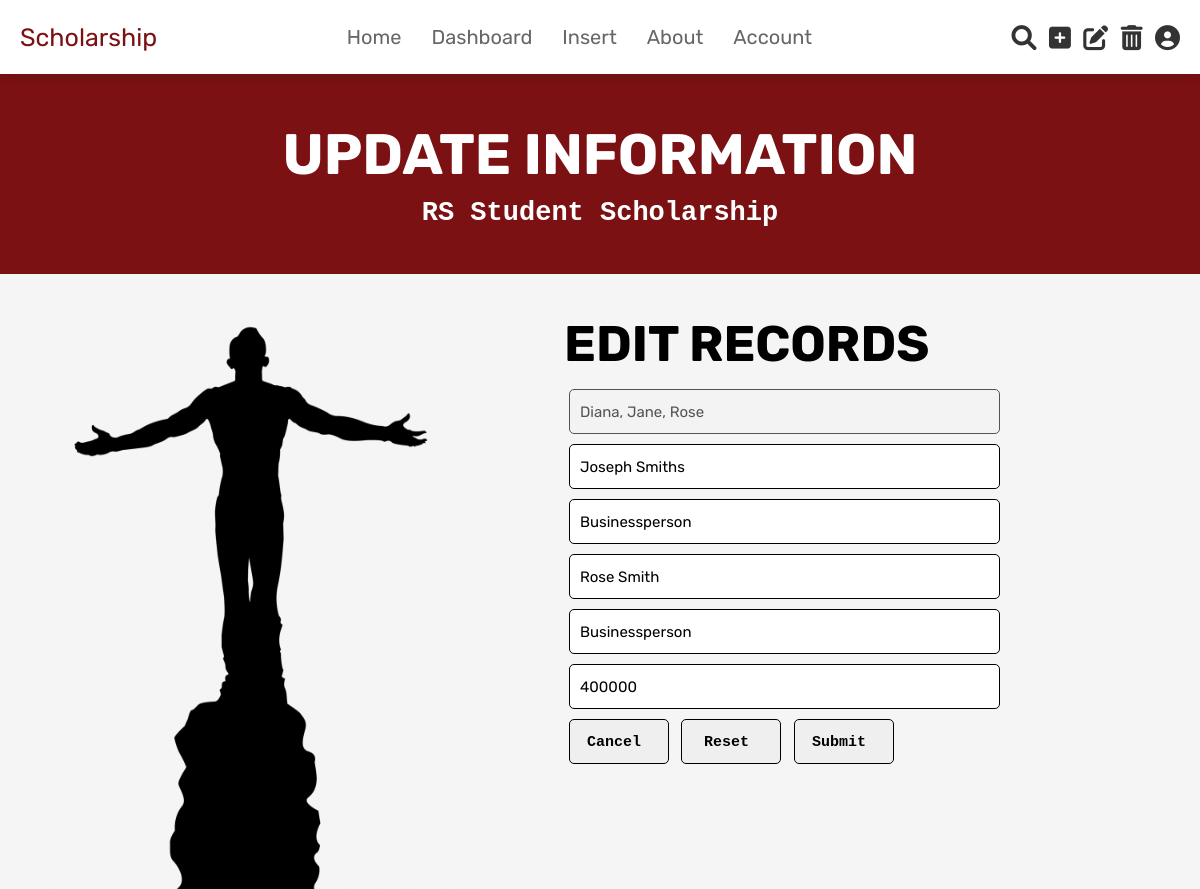
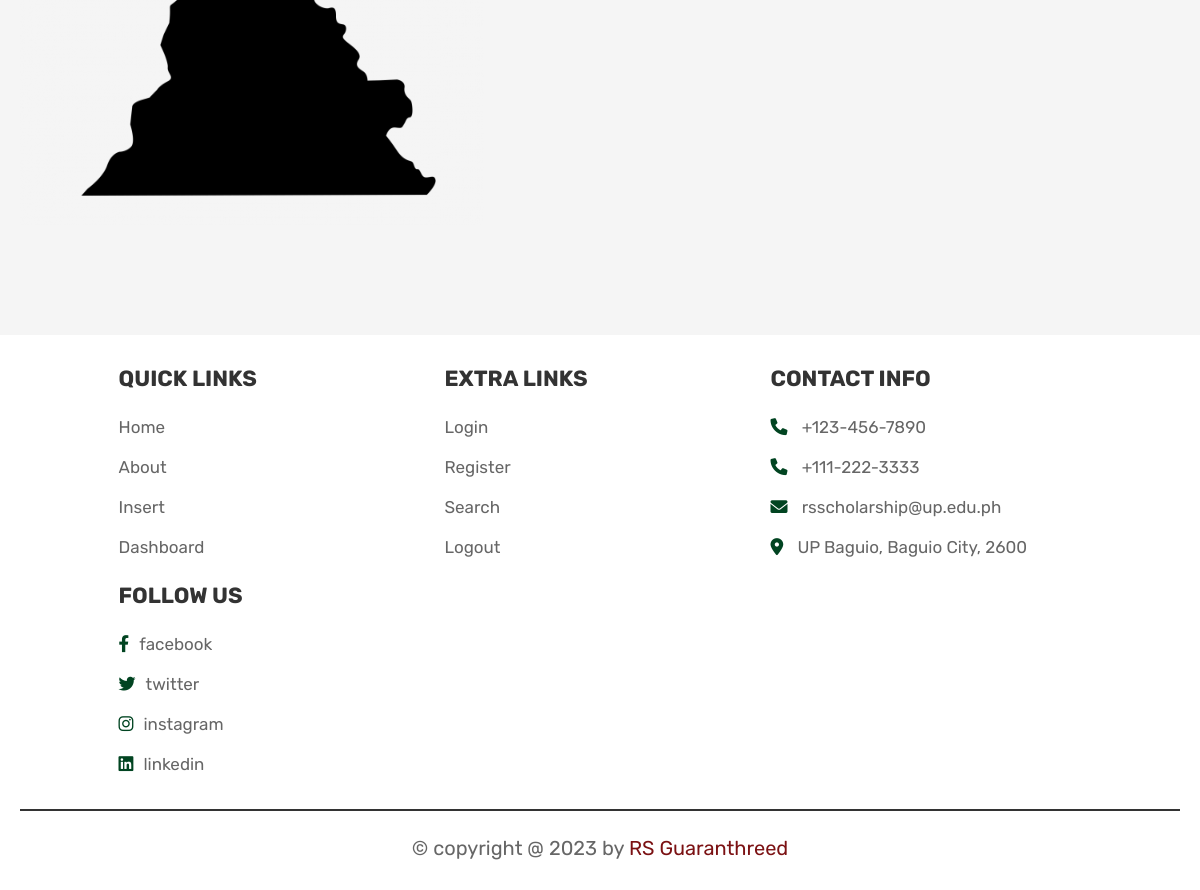
Screenshot of /updating-parents-info.php?edit=20184526 (signed in) with the database file from the repository (2 pictures, top to bottom).
### tables this page shows
CREATE TABLE `scholar_basic_info` (
  `Student_ID` int(10) NOT NULL,
  `last_name` varchar(30) NOT NULL,
  `given_name` varchar(30) NOT NULL,
  `middle_name` varchar(30) NOT NULL,
  `sex` varchar(10) NOT NULL,
  `birthdate` date NOT NULL,
  `citizenship` varchar(30) NOT NULL,
  `civil_status` varchar(30) NOT NULL,
  `permanent_address` varchar(100) NOT NULL,
  `present_address` varchar(100) NOT NULL,
  `email_address` varchar(100) NOT NULL,
  `mobile_number` varchar(11) NOT NULL
);

CREATE TABLE `studparents_occupation` (
  `Student_ID` int(10) NOT NULL,
  `father_name` varchar(50) NOT NULL,
  `father_occupation` varchar(50) NOT NULL,
  `mother_name` varchar(50) NOT NULL,
  `mother_occupation` varchar(50) NOT NULL,
  `annual_gross_salary` int(10) NOT NULL
);

### updating-parents-info.php (the view, shortened to what this page needs)
<!DOCTYPE html>
<html lang="en">
<head>
   <link rel="stylesheet" href="https://cdnjs.cloudflare.com/ajax/libs/font-awesome/6.0.0/css/all.min.css">
   <link rel="stylesheet" href="css/home_style.css">
</head>
<body>
    <?php @include 'header.php'; ?>
    <section class="heading">
    <h3>update information</h3 >
    <h4>RS Student Scholarship</h4>
    </section>
    <section class="update-content">
    <div class="update-container">
        <div class="update-left">
            <img class="up" src="images/oblation.png"/>
        </div>
        <?php
        if(isset($_GET['edit'])){
            $id = $_GET['edit'];
        }
        $query = "SELECT scholar_basic_info.Student_ID, last_name, given_name, middle_name,
                father_name, father_occupation, mother_name, mother_occupation, annual_gross_salary
                FROM `scholar_basic_info`
                JOIN `studparents_occupation` ON scholar_basic_info.Student_ID = studparents_occupation.Student_ID
                WHERE scholar_basic_info.Student_ID = '$id'";
        $result = mysqli_query($conn, $query) or die(mysqli_error($conn));
        while($rows = mysqli_fetch_array($result)){
            $lastname = $rows['last_name'];
            $givenname = $rows['given_name'];
            $middlename = $rows['middle_name'];
            $father_name = $rows['father_name'];
            $father_occupation = $rows['father_occupation'];
            $mother_name = $rows['mother_name'];
            $mother_occupation = $rows['mother_occupation'];
            $annual_gross_salary = $rows['annual_gross_salary'];
        }
  ?>
        <div class="update-right">
        <h1 class="edit-info">EDIT RECORDS</h1>
        <form method="POST" action="updated-parents-info.php">
        <div class="form-group">
        <input class="box" value="<?php echo $lastname. ', '. $givenname. ', '. $middlename;?>" disabled>
        </div>
        <div class="form-group">
        <input placeholder="Father's Name" name="father_name" class="box" value="<?php echo $father_name;?>">
        </div>
        <div class="form-group">
        <input placeholder="Father's Occupation" name="father_occupation" class="box" value="<?php echo $father_occupation;?>">
        </div>
        <div class="form-group">
        <input  placeholder="Mother's Name" name="mother_name" class="box" value="<?php echo $mother_name;?>">
        </div>
        <div class="form-group">
        <input placeholder="Mother's Occupation" name="mother_occupation" class="box" value="<?php echo $mother_occupation;?>">
        </div>
        <div class="form-group">
        <input  placeholder="Annual Gross Salary" name="annual_gross_salary" class="box" value="<?php echo $annual_gross_salary;?>">
        </div>
        <div class="form-group">
        <button type="button" class="button" onclick = "cancel()">Cancel</button>
        <input type="reset" class="button" value="Reset">
        <input type="submit" name="submit" class="button" value="Submit">
        </div>
        </form>
        </div>
    </div>
    </section>
<?php @include 'footer.php'; ?>
</body>
</html>

### css/home_style.css (style rules this page uses)
:root { --pink:#e84393; --red:#c0392b; --orange:#f39c12; --black:#333; --white:#fff; --light-color:#666; --light-white:#ccc; --light-bg:#f5f5f5; --forest-green : #014421; --maroon : #7b1113; --gold : #FFD700; --gray: #676767; --border:.2rem solid var(--black); --box-shadow:0 .5rem 1rem rgba(0,0,0,.1); }
* { font-family: 'Rubik', sans-serif; margin:0; padding:0; box-sizing: border-box; outline: none; border:none; text-decoration: none; transition:all .2s linear; }
html { font-size: 62.5%; overflow-x: hidden; scroll-behavior: smooth; scroll-padding-top: 6.5rem; }
body { background: var(--light-bg); }
section { padding:3rem 2rem; }
.heading { display: flex; flex-flow: column; align-items: center; justify-content: center; gap:1rem; background-color: var(--maroon); text-align: center; min-height: 25vh; }
.heading h3 { font-size: 5.7rem; color:var(--white); text-transform: uppercase; }
.heading h4 { font-size: 2.7rem; color:var(--white); font-family: 'Courier New', Courier, monospace; }
.update-content { width: 100%; min-height: 110vh; }
.update-content .update-container { min-height: 110vh; }
.update-content .update-container .update-left { float: left; width: 40%; }
.update-content .update-container .update-left .up { height: 100vh; width: 100%; }
.update-content .update-container .update-right { margin-left: 40%; margin-top: 3rem; }
.update-content .update-container .update-right .form-group { margin-left: 8rem; }
.update-content .update-container .box { width: 70%; height: 4.5rem; padding: 1rem 1rem; font-size: 1.5rem; border: 1px solid; margin:0.5rem 0.5rem; margin-bottom: 0.5rem; border-radius: 0.5rem; }
.update-content .update-container .button { height: 4.5rem; width: 10rem; font-size: 1.5rem; font-family: 'Courier New', Courier, monospace; font-weight: bold; padding-right: 1rem; margin:0.5rem 0.5rem; padding-top: 0.2rem; border: 1px solid; margin-bottom: 0.5rem; border-radius: 0.5rem; }
.update-content .update-container .update-right .edit-info { font-size: 5rem; margin-left: 8rem; margin-top: -2rem; margin-bottom: 1rem; }
h1 { font-size:17px; margin-left: 1rem; margin-top:1rem; }

### rows the page displays
scholar_basic_info: last_name+given_name+middle_name "Diana, Jane, Rose", father_name "Joseph Smiths", father_occupation "Businessperson", mother_name "Rose Smith", mother_occupation "Businessperson", annual_gross_salary "400000"
